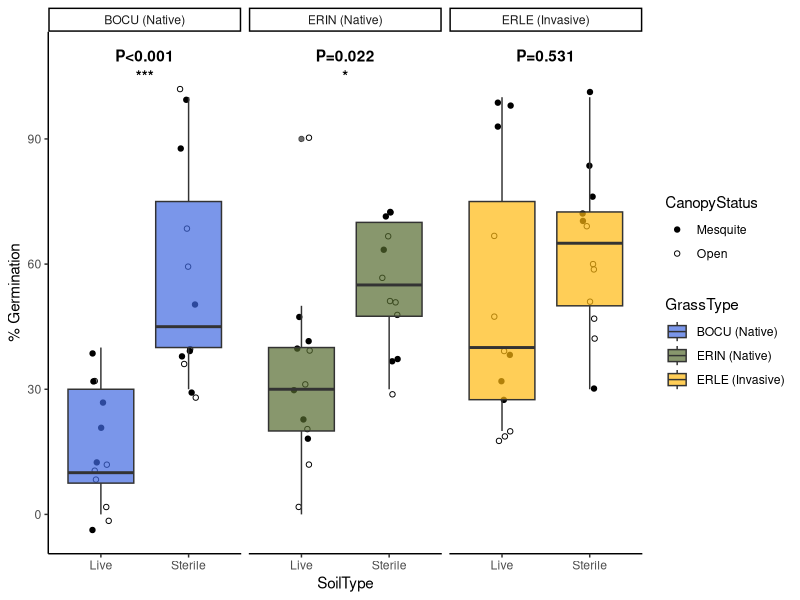
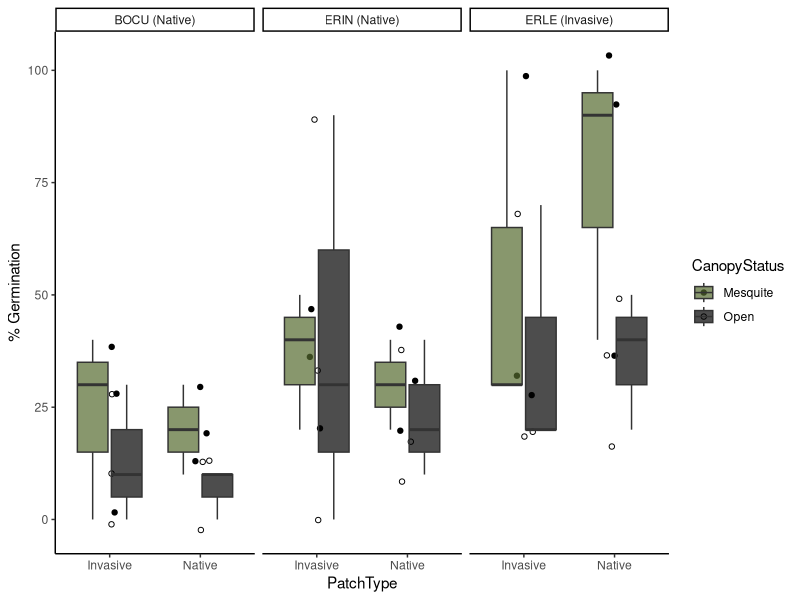
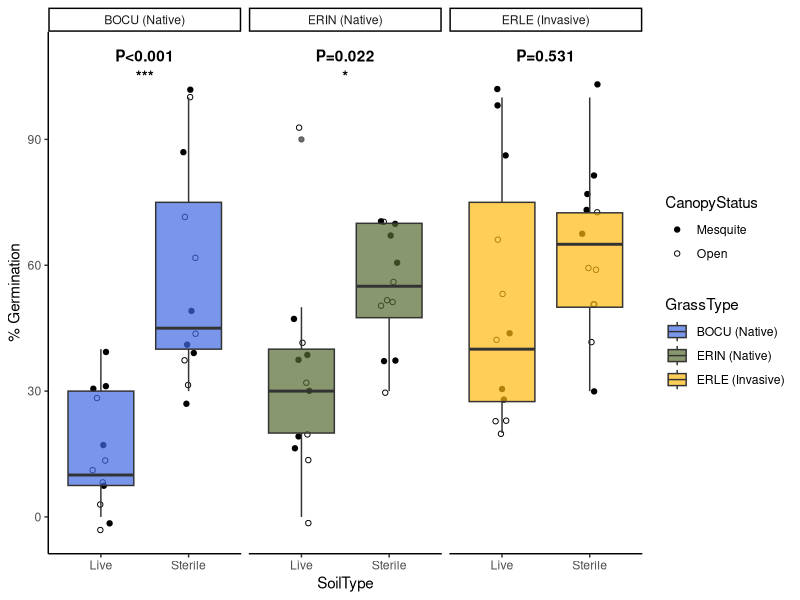
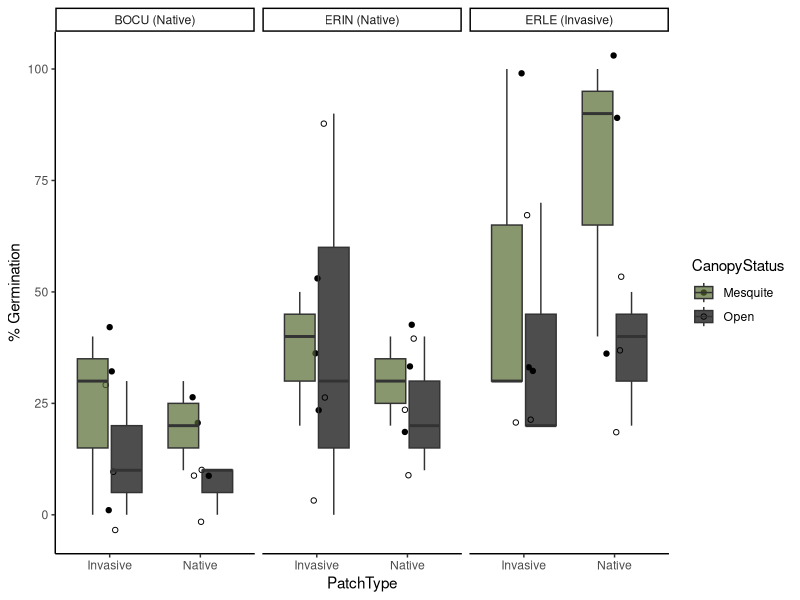

Generate these figures, in order, with R:
#Live Soil Germination
#Robin Bradley Experiment Fall 2022

#Figures
#Taylor Portman
#19OCT22

#Read in libraries
library(ggplot2)
library(dplyr)
library(ggpubr)
#Set workind directory
setwd("/Volumes/GoogleDrive/My Drive/projects/MastersThesis/R/SRER_FieldExperiment")

#Read in data
dat<-read.csv("data_clean/LiveGermDat_Clean.csv")

#Figure save file path
figures= 'LiveSoilGermination/figures'

# Plot Figures ------------------------------------------------------------
dat<-dat%>%
  mutate(seed= ((TotalSeeds/10)*100))
Pval<-data.frame(GrassType=c("BOCU (Native)", "ERIN (Native)", "ERLE (Invasive)"),
                 Pval= c("P<0.001", "P=0.022", "P=0.531"),
                 sig= c("***", "*", ""))
fig1<-dat%>%
  ggplot(aes(SoilType, y=seed))+
  geom_jitter(aes(shape=CanopyStatus, group= SoilType),width = 0.1)+
  geom_boxplot(aes(fill=GrassType), alpha=0.7)+
  facet_wrap(~GrassType)+
  scale_shape_manual(values=c(19,1))+
  scale_fill_manual(values=c("royalblue","darkolivegreen", "darkgoldenrod1"))+
  labs(y="% Germination")+
  theme_classic()+
  geom_text(data = Pval, aes(x = 1.5, y = 110, label = Pval), fontface="bold")+
  geom_text(data=Pval, aes(x=1.5, y= 105, label=sig), fontface="bold")
fig1


#Save to figures folder
fileName = paste(figures, 'LiveSoilGermbySoilType.png',sep = '/')
ggsave(fileName, fig1, dpi = 800,width= 18, height=12, units=c('cm'))


live<- dat%>%
  filter(SoilType=="Live")

fig2<-live%>%
  ggplot(aes(PatchType, seed))+
  geom_jitter(aes(shape=CanopyStatus, group= PatchType), width=0.1)+
  geom_boxplot(aes(fill=CanopyStatus) ,alpha=0.7)+
  facet_wrap(~GrassType)+
  scale_shape_manual(values=c(19,1))+
  scale_fill_manual(values=c("darkolivegreen","black" ))+
  labs(y="% Germination")+
  theme_classic()
fig2

#Save to figures folder
fileName = paste(figures, 'LiveSoilGermbySoilType_andCanopyStatus.png',sep = '/')
ggsave(fileName, fig2, dpi = 800,width= 18, height=12, units=c('cm'))


